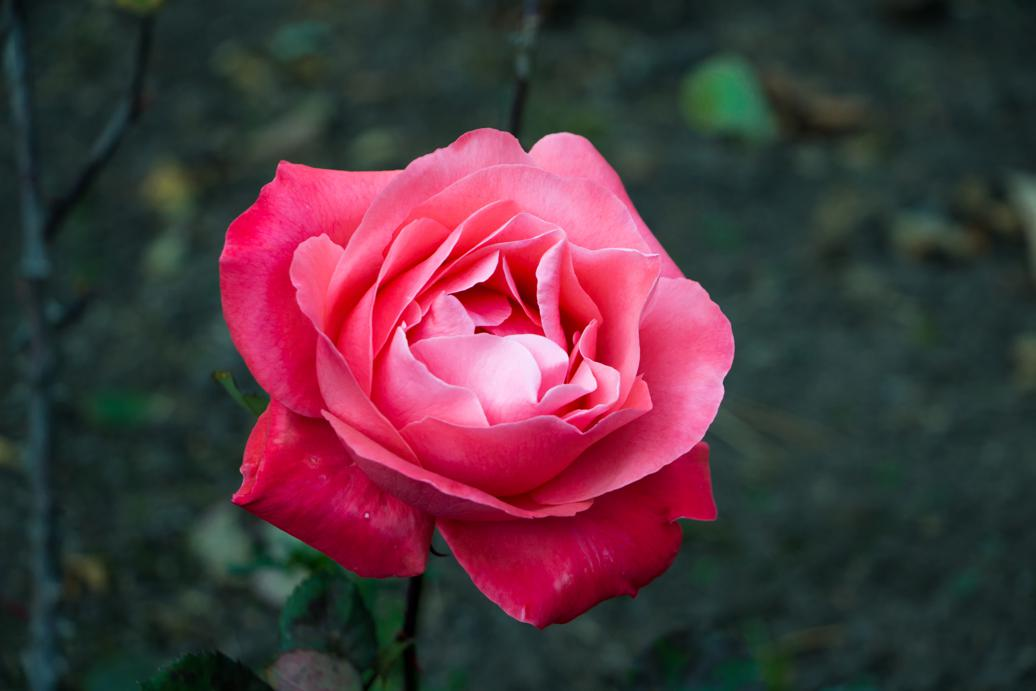
#> input picture attempt1/images/image1.jpg, 1036 x 691 px; its folder holds 4 pictures in this run
$ python imageDist.py
#> lines starting #> are read from the running program, lines starting #| are printed output that depends on the picture; long printed decimals are rounded
import numpy as np
from PIL import Image

###############################
##### Auxiliary Functions #####
###############################
def angular_distance_between_images(image_1, image_2):
    '''
    Returns the angular distance (in radians) between two images

    image_1      numpy.ndarray
    image_2      numpy.ndarray
    '''

    image1_normalized = image_1 / np.linalg.norm(image_1)
    image2_normalized = image_2 / np.linalg.norm(image_2)

    return np.arccos(np.clip(np.inner(image1_normalized, image2_normalized), -1, 1))

def average_angular_distance_between_RGB_channels_of_images(image_1, image_2):
    '''
    Computes the dot product between the RGB channels of image_1 and image_2
    separately and returns the average angular distance (in radians).

    image_1      numpy.ndarray
    image_2      numpy.ndarray
    '''

    image_1_normalized = image_1 / np.linalg.norm(image_1, axis = 0)
    image_2_normalized = image_2 / np.linalg.norm(image_2, axis = 0)

    angular_distances = np.arccos(np.clip(np.sum(image_1_normalized * image_2_normalized, axis = 0), -1, 1))

    return np.average(angular_distances)

#######################
######## SETUP ########
#######################

NUM_IMAGES = 4
images = [ Image.open('images/image{}.jpg'.format(i)) for i in range(1, NUM_IMAGES + 1) ]
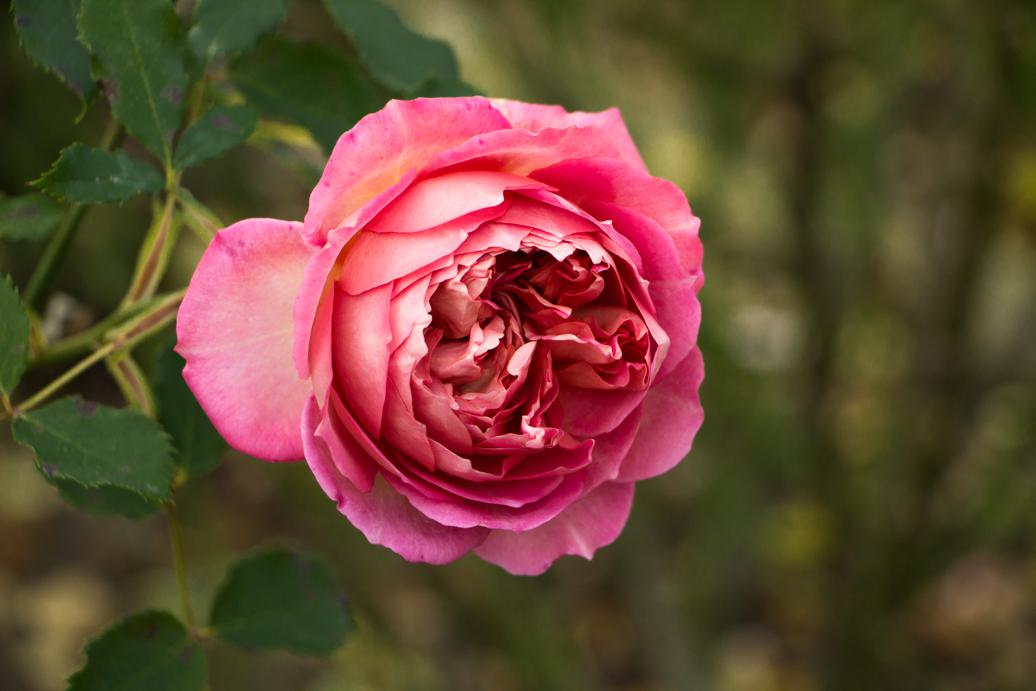
#> input picture attempt1/images/image2.jpg, 1036 x 691 px
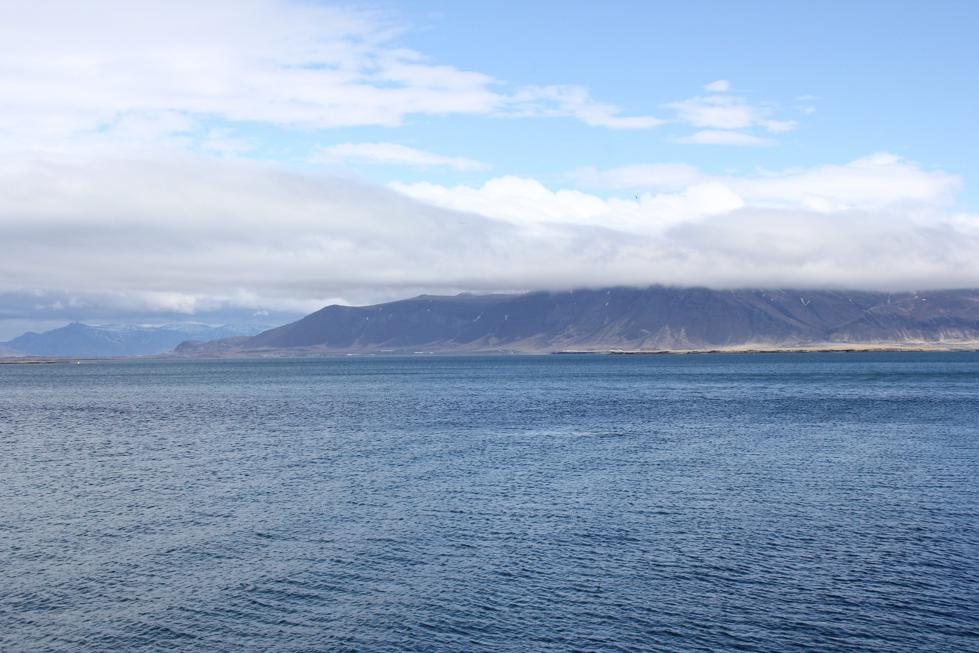
#> input picture attempt1/images/image3.jpg, 979 x 653 px
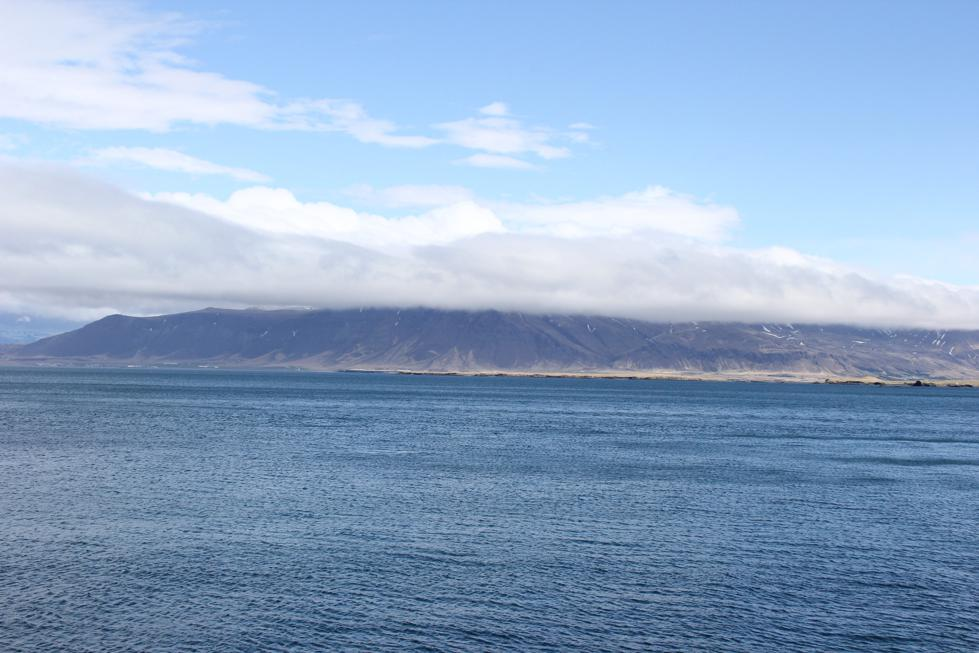
#> input picture attempt1/images/image4.jpg, 979 x 653 px
#> images = 4 items

# Resize images for equal comparison
MIN_WIDTH = min(im.size[0] for im in images)
#> MIN_WIDTH = 979
MIN_HEIGHT = min(im.size[1] for im in images)
#> MIN_HEIGHT = 653
images = [im.resize((MIN_WIDTH, MIN_HEIGHT), resample=Image.LANCZOS)
          for im in images]

image_datas = [ np.array(im.getdata()) for im in images ]
#> image_datas = 4 items
histograms = [ np.array(im.histogram()) for im in images ]
#> histograms = 4 items

#####################################
##### Average of Channel Angles #####
#####################################
result_1 = np.empty((NUM_IMAGES, NUM_IMAGES))
for i, image_1 in enumerate(image_datas):

    for j, image_2 in enumerate(image_datas):
        result_1[i][j] = average_angular_distance_between_RGB_channels_of_images(image_1, image_2)
#> this loop made 4 passes
#> after the loop, result_1 = [[3.21e-07, 0.648, 0.677, 0.662], [0.648, 1.28e-06, 0.612, 0.609], [0.677, 0.612, 3.52e-07, 0.179], [0.662, 0.609, 0.179, 2.84e-07]]

###########################################
##### Angular Distance b/w Histograms #####
###########################################
result_2 = np.empty((NUM_IMAGES, NUM_IMAGES))
#> result_2 = [[4.65e-310, 0, 4.94e-324, 2.14e-312], [4.65e-310, 4.65e-310, 4.65e-310, 4.65e-310], [0, 4.65e-310, 0, 1.42e-312], [4.65e-310, 6.92e-310, 2.97e-313, 4.67e-313]]
for i, image_1 in enumerate(histograms):
    for j, image_2 in enumerate(histograms):
        result_2[i][j] = angular_distance_between_images(image_1, image_2)
#> this loop made 4 passes
#> after the loop, result_2 = [[0, 0.884, 1.49, 1.5], [0.884, 0, 1.39, 1.39], [1.49, 1.39, 0, 0.198], [1.5, 1.39, 0.198, 0]]

print(result_1)
#| [[3.21057689e-07 6.48449626e-01 6.76530613e-01 6.62449217e-01]
#|  [6.48449626e-01 1.28125128e-06 6.12458134e-01 6.09263617e-01]
#|  [6.76530613e-01 6.12458134e-01 3.51995582e-07 1.79315859e-01]
#|  [6.62449217e-01 6.09263617e-01 1.79315859e-01 2.83992139e-07]]
print(result_2)
#| [[0.         0.8837 1.488 1.497]
#|  [0.8837 0.         1.389 1.389]
#|  [1.488 1.389 0.         0.1978]
#|  [1.497 1.389 0.1978 0.        ]]
